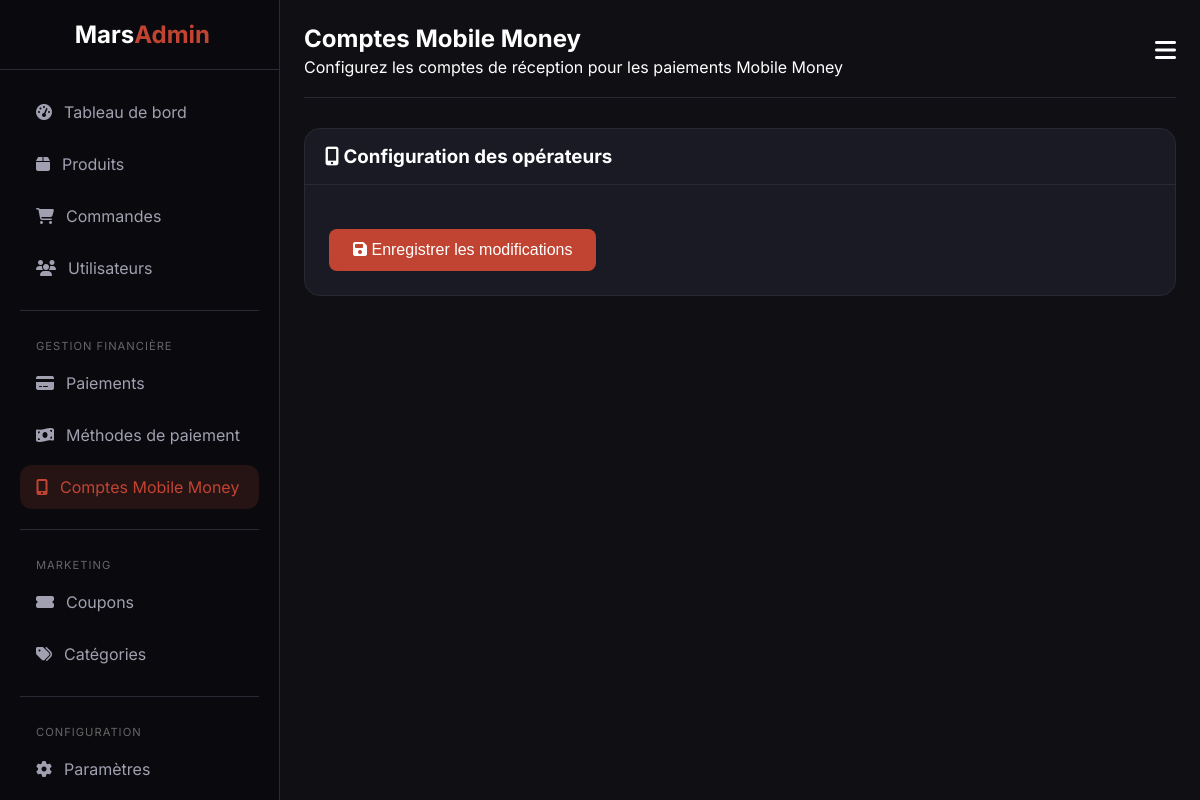
Before: /admin/mobile-money-accounts.php (signed in) with the older database file.
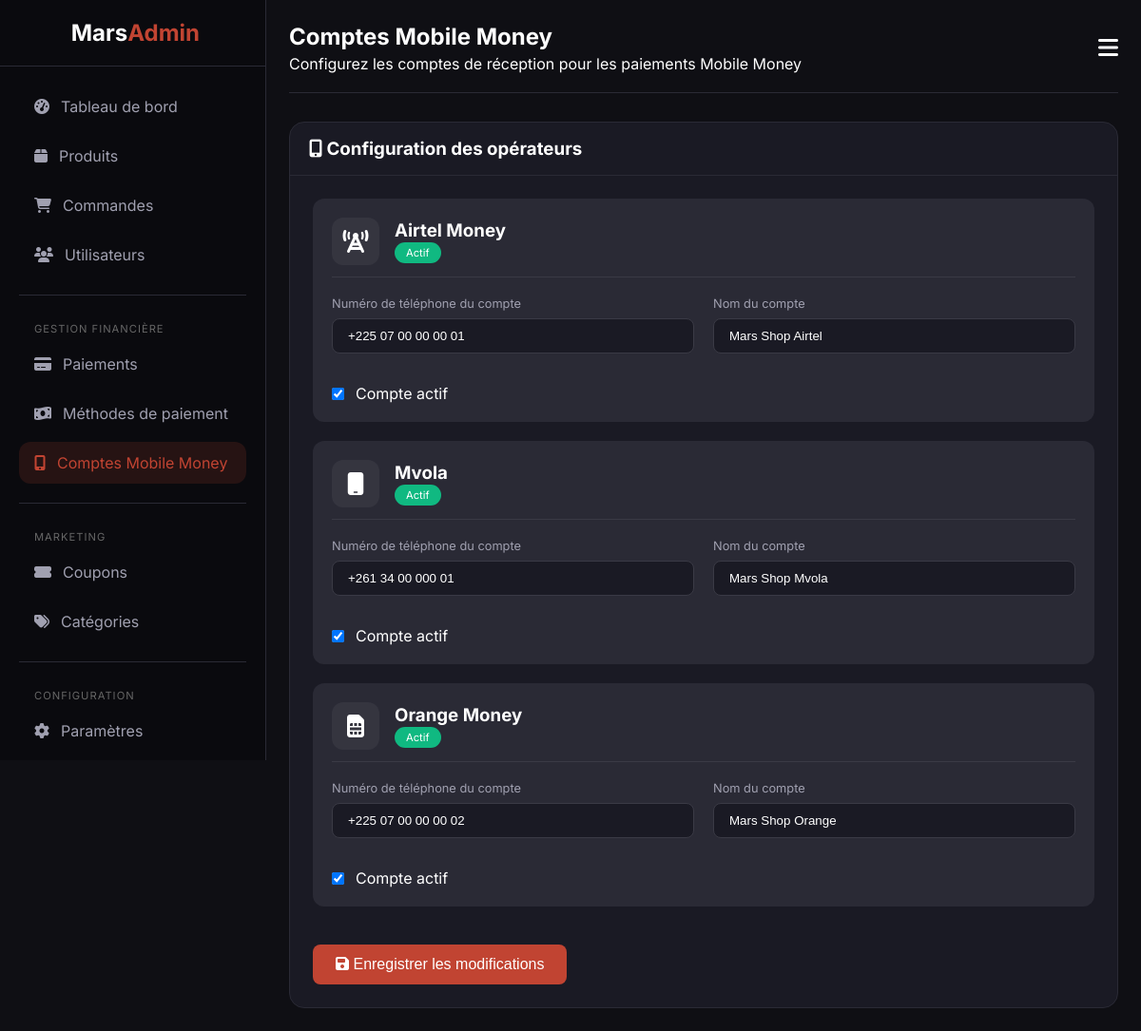
After: the same page with the newer database file.
### tables this page shows
CREATE TABLE mobile_money_accounts (
    id INT AUTO_INCREMENT PRIMARY KEY,
    operator ENUM('airtel', 'mvola', 'orange') NOT NULL UNIQUE,
    operator_name VARCHAR(50) NOT NULL,
    phone_number VARCHAR(20) NOT NULL,
    account_name VARCHAR(100),
    is_active BOOLEAN DEFAULT TRUE,
    created_at TIMESTAMP DEFAULT CURRENT_TIMESTAMP,
    updated_at TIMESTAMP DEFAULT CURRENT_TIMESTAMP ON UPDATE CURRENT_TIMESTAMP
);

### admin/mobile-money-accounts.php (the view, shortened to what this page needs)
<?php
$conn = getConnection();
$stmt = $conn->query("SELECT * FROM mobile_money_accounts ORDER BY operator");
$accounts = $stmt->fetchAll();
$operators = [
    'airtel' => 'Airtel Money',
    'mvola' => 'Mvola',
    'orange' => 'Orange Money'
];
?>
<!DOCTYPE html>
<html lang="fr">
<head>
    <link rel="stylesheet" href="https://cdnjs.cloudflare.com/ajax/libs/font-awesome/6.4.0/css/all.min.css">
</head>
<body>
<div class="admin-wrapper">
    <?php include 'includes/sidebar.php'; ?>
    <main class="admin-main">
        <div class="admin-header">
            <div class="page-title">
                <h1>Comptes Mobile Money</h1>
                <p>Configurez les comptes de réception pour les paiements Mobile Money</p>
            </div>
            <div class="admin-user">
                <button class="mobile-toggle" id="mobileToggle" style="background:none;border:none;color:white;font-size:1.5rem;cursor:pointer;">
                    <i class="fas fa-bars"></i>
                </button>
            </div>
        </div>
        <div class="card">
            <div class="card-header">
                <h3><i class="fas fa-mobile-alt"></i> Configuration des opérateurs</h3>
            </div>
            <div class="card-body">
                <form method="POST">
                    <?php foreach($accounts as $account): ?>
                    <div class="account-card">
                        <div class="account-header">
                            <div class="account-icon">
                                <i class="fas fa-<?php echo $account['operator'] === 'airtel' ? 'tower-cell' : ($account['operator'] === 'mvola' ? 'mobile' : 'sim-card'); ?>"></i>
                            </div>
                            <div>
                                <h3><?php echo $operators[$account['operator']]; ?></h3>
                                <span class="status-badge <?php echo $account['is_active'] ? 'status-active' : 'status-inactive'; ?>">
                                    <?php echo $account['is_active'] ? 'Actif' : 'Inactif'; ?>
                                </span>
                            </div>
                        </div>
                        <div class="form-row">
                            <div class="form-group">
                                <label>Numéro de téléphone du compte</label>
                                <input type="tel" name="accounts[<?php echo $account['operator']; ?>][phone]" value="<?php echo $account['phone_number']; ?>" required>
                            </div>
                            <div class="form-group">
                                <label>Nom du compte</label>
                                <input type="text" name="accounts[<?php echo $account['operator']; ?>][name]" value="<?php echo $account['account_name']; ?>">
                            </div>
                        </div>
                        <div class="checkbox-group">
                            <input type="checkbox" name="accounts[<?php echo $account['operator']; ?>][active]" id="active_<?php echo $account['operator']; ?>" value="1" <?php echo $account['is_active'] ? 'checked' : ''; ?>>
                            <label for="active_<?php echo $account['operator']; ?>">Compte actif</label>
                        </div>
                    </div>
                    <?php endforeach; ?>
                    <button type="submit" name="update_accounts" class="btn-save">
                        <i class="fas fa-save"></i> Enregistrer les modifications
                    </button>
                </form>
            </div>
        </div>
    </main>
</div>
</body>
</html>

### admin/includes/sidebar.php (shortened to what this page needs)
<aside class="admin-sidebar" id="adminSidebar">
    <div class="sidebar-header">
        <div class="logo">
            Mars<span>Admin</span>
        </div>
    </div>
    <nav class="sidebar-nav">
        <a href="index.php" class="nav-item <?php echo basename($_SERVER['PHP_SELF']) == 'index.php' ? 'active' : ''; ?>">
            <i class="fas fa-tachometer-alt"></i> Tableau de bord
        </a>
        <a href="products.php" class="nav-item <?php echo in_array(basename($_SERVER['PHP_SELF']), ['products.php', 'product-add.php', 'product-edit.php']) ? 'active' : ''; ?>">
            <i class="fas fa-box"></i> Produits
        </a>
        <a href="orders.php" class="nav-item <?php echo in_array(basename($_SERVER['PHP_SELF']), ['orders.php', 'order-detail.php']) ? 'active' : ''; ?>">
            <i class="fas fa-shopping-cart"></i> Commandes
        </a>
        <a href="users.php" class="nav-item <?php echo basename($_SERVER['PHP_SELF']) == 'users.php' ? 'active' : ''; ?>">
            <i class="fas fa-users"></i> Utilisateurs
        </a>
        <div class="nav-group">
            <div class="nav-group-title">Gestion financière</div>
            <a href="payments.php" class="nav-item <?php echo basename($_SERVER['PHP_SELF']) == 'payments.php' ? 'active' : ''; ?>">
                <i class="fas fa-credit-card"></i> Paiements
            </a>
            <a href="payment-methods.php" class="nav-item <?php echo basename($_SERVER['PHP_SELF']) == 'payment-methods.php' ? 'active' : ''; ?>">
                <i class="fas fa-money-bill-wave"></i> Méthodes de paiement
            </a>
            <a href="mobile-money-accounts.php" class="nav-item <?php echo basename($_SERVER['PHP_SELF']) == 'mobile-money-accounts.php' ? 'active' : ''; ?>">
                <i class="fas fa-mobile-alt"></i> Comptes Mobile Money
            </a>
        </div>
        <div class="nav-group">
            <div class="nav-group-title">Marketing</div>
            <a href="coupons.php" class="nav-item <?php echo basename($_SERVER['PHP_SELF']) == 'coupons.php' ? 'active' : ''; ?>">
                <i class="fas fa-ticket-alt"></i> Coupons
            </a>
            <a href="categories.php" class="nav-item <?php echo basename($_SERVER['PHP_SELF']) == 'categories.php' ? 'active' : ''; ?>">
                <i class="fas fa-tags"></i> Catégories            </a>
        </div>
        <div class="nav-group">
            <div class="nav-group-title">Configuration</div>
            <a href="settings.php" class="nav-item <?php echo basename($_SERVER['PHP_SELF']) == 'settings.php' ? 'active' : ''; ?>">
                <i class="fas fa-cog"></i> Paramètres
            </a>
            <a href="../logout.php" class="nav-item">
            </a>
        </div>
    </nav>
</aside>

### admin/mobile-money-accounts.php (style rules this page uses)
* { margin: 0; padding: 0; box-sizing: border-box; }
body { font-family: 'Inter', sans-serif; background: #0f0f14; color: #ffffff; }
.admin-wrapper { display: flex; min-height: 100vh; }
.admin-main { flex: 1; margin-left: 280px; padding: 24px; }
.admin-header { display: flex; justify-content: space-between; align-items: center; margin-bottom: 30px; padding-bottom: 20px; border-bottom: 1px solid #2a2a35; }
.page-title h1 { font-size: 1.5rem; margin-bottom: 4px; }
.card { background: #1a1a24; border: 1px solid #2a2a35; border-radius: 16px; overflow: hidden; }
.card-header { padding: 16px 20px; border-bottom: 1px solid #2a2a35; }
.card-body { padding: 24px; }
.account-card { background: #2a2a35; border-radius: 12px; padding: 20px; margin-bottom: 20px; }
.account-header { display: flex; align-items: center; gap: 16px; margin-bottom: 20px; padding-bottom: 12px; border-bottom: 1px solid #3a3a45; }
.account-icon { width: 50px; height: 50px; background: rgba(255,255,255,0.05); border-radius: 12px; display: flex; align-items: center; justify-content: center; }
.account-icon i { font-size: 1.5rem; }
.form-row { display: grid; grid-template-columns: 1fr 1fr; gap: 20px; }
.form-group { margin-bottom: 16px; }
.form-group label { display: block; margin-bottom: 8px; font-size: 0.8rem; color: #a0a0b0; }
.form-group input { width: 100%; padding: 10px 16px; background: #1a1a24; border: 1px solid #3a3a45; border-radius: 8px; color: white; }
.checkbox-group { display: flex; align-items: center; gap: 12px; margin-top: 16px; }
.btn-save { background: #c14432; color: white; padding: 12px 24px; border: none; border-radius: 8px; cursor: pointer; font-size: 1rem; margin-top: 20px; }
.status-badge { display: inline-block; padding: 4px 12px; border-radius: 20px; font-size: 0.7rem; }
.status-active { background: #10b981; }

### admin/includes/sidebar.php (style rules this page uses)
.admin-sidebar { width: 280px; background: #0a0a0e; border-right: 1px solid #2a2a35; position: fixed; height: 100vh; overflow-y: auto; z-index: 100; transition: transform 0.3s ease; }
.sidebar-header { padding: 20px; text-align: center; border-bottom: 1px solid #2a2a35; }
.sidebar-header .logo { font-size: 1.5rem; font-weight: 700; }
.sidebar-header .logo span { color: #c14432; }
.sidebar-nav { padding: 20px; }
.nav-item { display: flex; align-items: center; gap: 12px; padding: 12px 16px; color: #a0a0b0; text-decoration: none; border-radius: 12px; margin-bottom: 8px; transition: all 0.2s; }
.nav-item:hover, .nav-item.active { background: rgba(193, 68, 50, 0.15); color: #c14432; }
.nav-group { margin-top: 20px; padding-top: 20px; border-top: 1px solid #2a2a35; }
.nav-group-title { padding: 8px 16px; font-size: 0.7rem; text-transform: uppercase; color: #666; letter-spacing: 1px; }

Changed rows visible on the page:
added mobile_money_accounts: operator "Airtel Money", shows "Actif", phone_number "+225 07 00 00 00 01", account_name "Mars Shop Airtel", is_active "☑"
added mobile_money_accounts: operator "Mvola", shows "Actif", phone_number "+261 34 00 000 01", account_name "Mars Shop Mvola", is_active "☑"
added mobile_money_accounts: operator "Orange Money", shows "Actif", phone_number "+225 07 00 00 00 02", account_name "Mars Shop Orange", is_active "☑"
